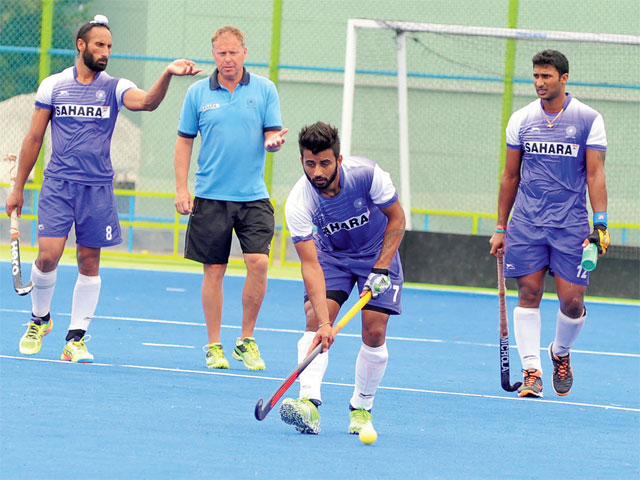
#> input picture body_detection_from_image/body1.jpg, 640 x 480 px, given in place of the camera
$ python hsv_belirleme.py
#> lines starting #> are read from the running program, lines starting #| are printed output that depends on the picture; after the words box and inside, x2 and y2 are one past the last pixel; in counts of white or black regions, pixels touching at a corner belong together
import cv2.cv2 as cv2
import numpy as np

cap = cv2.VideoCapture(0)


# trackbar icin bos fonks olusturma
def nothing(x):
    pass


# trackbar penceresi olusturma
cv2.namedWindow("Trackbar")
cv2.resizeWindow("Trackbar", 500, 500)

# trackbar olusturma
cv2.createTrackbar("Lower - H", "Trackbar", 0, 180, nothing)
#> slider 'Lower - H' is set to 36
cv2.createTrackbar("Lower - S", "Trackbar", 0, 255, nothing)
#> slider 'Lower - S' is set to 51
cv2.createTrackbar("Lower - V", "Trackbar", 0, 255, nothing)
#> slider 'Lower - V' is set to 51

cv2.createTrackbar("Upper - H", "Trackbar", 0, 180, nothing)
#> slider 'Upper - H' is set to 180
cv2.createTrackbar("Upper - S", "Trackbar", 0, 255, nothing)
#> slider 'Upper - S' is set to 255
cv2.createTrackbar("Upper - V", "Trackbar", 0, 255, nothing)
#> slider 'Upper - V' is set to 255

# trackbar ustdegerlerini set etme
cv2.setTrackbarPos("Upper - H", "Trackbar", 180)
cv2.setTrackbarPos("Upper - S", "Trackbar", 255)
cv2.setTrackbarPos("Upper - V", "Trackbar", 255)

while True:

    lower_h = cv2.getTrackbarPos("Lower - H", "Trackbar")
    lower_s = cv2.getTrackbarPos("Lower - S", "Trackbar")
    lower_v = cv2.getTrackbarPos("Lower - V", "Trackbar")

    upper_h = cv2.getTrackbarPos("Upper - H", "Trackbar")
    upper_s = cv2.getTrackbarPos("Upper - S", "Trackbar")
    upper_v = cv2.getTrackbarPos("Upper - V", "Trackbar")

    lower_color = np.array([lower_h, lower_s, lower_v])
    upper_color = np.array([upper_h, upper_s, upper_v])

    ret, frame = cap.read()
#> frame is the input picture: shape (480, 640, 3); mean B, G, R 184.6, 173.2, 149.2
    frame = cv2.resize(frame, (640, 480))
    frame = cv2.flip(frame, 1)
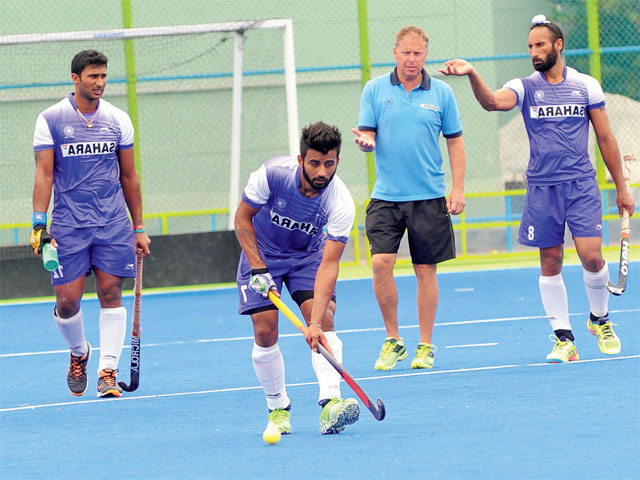
#> frame: shape (480, 640, 3); mean B, G, R 184.6, 173.2, 149.2
    hsv_frame = cv2.cvtColor(frame, cv2.COLOR_BGR2HSV)
#> hsv_frame: shape (480, 640, 3); mean H, S, V 83.9, 82.7, 201.5

    mask = cv2.inRange(hsv_frame, lower_color, upper_color)
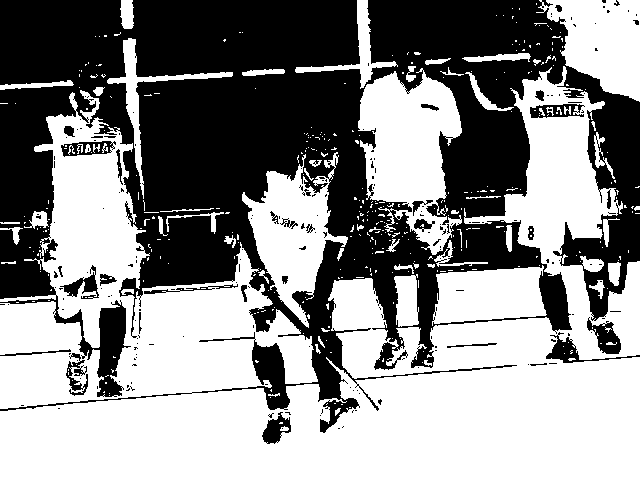
#> mask: shape (480, 640); 54.8% white; 201 black regions (169 under 20 px), largest, box (x1, y1, x2, y2) and area: (0, 0, 640, 433) 132927, (587, 317, 621, 354) 612, (546, 332, 640, 363) 607

    cv2.imshow("frame", frame)
    cv2.imshow("mask", mask)

    if cv2.waitKey(100) & 0xFF == ord("q"):
#> (key q is pressed here)
        break
    if ret == False:
        break

cap.release()
cv2.destroyAllWindows()
